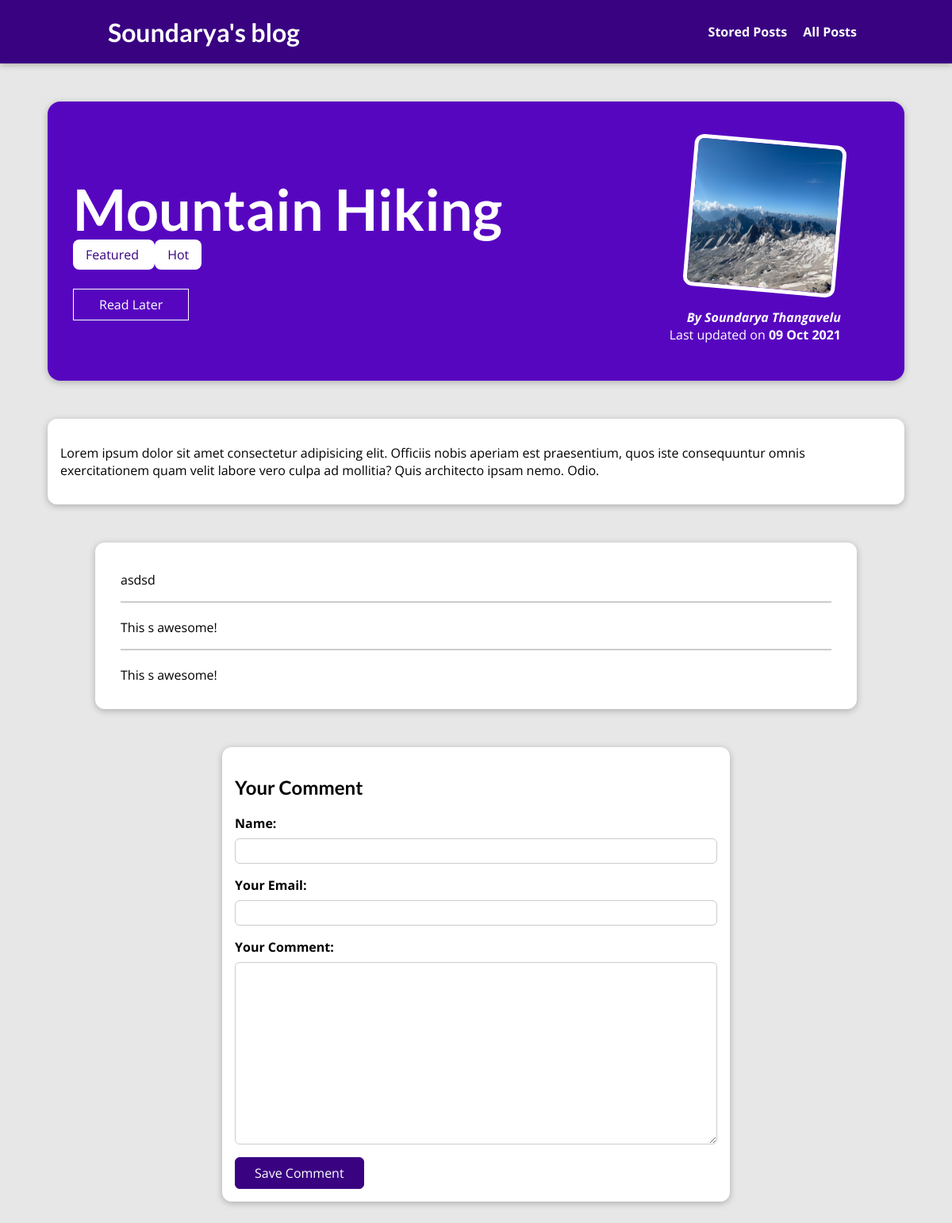
The page /posts/hike-in-the-mountains on the database its author committed.
### blog/models.py (models this page shows, shortened)
class Post(models.Model):
    title=models.CharField(max_length=150)
    excerpt=models.CharField(max_length=200)
    image_name=models.ImageField(upload_to="posts",null=True)
    date=models.DateField(auto_now=True)
    slug=models.SlugField(unique=True,db_index=True)
    content=models.TextField(validators=[MinLengthValidator(10)])
    author=models.ForeignKey(Author, on_delete=models.SET_NULL,null=True, related_name="posts")
    tags=models.ManyToManyField(Tag)

class Tag(models.Model):
    caption=models.CharField(max_length=20)

class Author(models.Model):
    first_name=models.CharField(max_length=100)
    last_name=models.CharField(max_length=100)
    email_address=models.EmailField()
    def full_name(self):
        return f"{self.first_name} {self.last_name}"
    def __str__(self):
        return self.full_name()

class Comment(models.Model):
    name=models.CharField(max_length=120)
    user_email=models.EmailField()
    text=models.TextField(max_length=400)
    post=models.ForeignKey(Post,on_delete=models.CASCADE,related_name="comments")

### blog/views.py (the view, shortened to what this page needs)
# urls.py: path("posts/<slug:slug>", views.post_detail.as_view(),name="post-detail-page"), #posts/my-first-post
class post_detail(View):
    def is_stored_post(self,request,post_id):
        stored_posts=request.session.get("stored_posts")
        if stored_posts is not None:
            is_saved_for_later=post_id in stored_posts
        else:
            is_saved_for_later=False
        return is_saved_for_later
    def get(self,request,slug):
        post=Post.objects.get(slug=slug)
        context={
            "post":post,
            "post_tags":post.tags.all(),
            "comment_form":CommentForm(),
            "comments":post.comments.all().order_by("-id"),
            "saved_for_later":self.is_stored_post(request,post.id)
        }
        return render(request,"blog/post-detail.html",context)

### blog/forms.py
class CommentForm(forms.ModelForm):
    class Meta:
        model=Comment
        exclude=["post"]
        labels={
            "user_name":"Your Name",
            "user_email":"Your Email",
            "text":"Your Comment"
        }

### blog/templates/blog/post-detail.html (shortened to what this page needs)
{% extends "base.html" %}
{% load static %}
{% block css_files %}
<link rel='stylesheet' href="{% static 'blog/post-detail.css' %}">
{% endblock %}
{% block content %}
<section id="summary">
<h2>{{post.title}}</h2>
<div>
    {% for tag in post_tags %}
    <span class="tag">{{ tag.caption }}
    </span>
    {% endfor %}
</div>
<div id="read-later">
    <form action="{% url 'read-later' %}" method="POST">
        <button>
       {% if saved_for_later %}
       Remove from "Read Later" List
       {% else %}
       Read Later
       {% endif %}
    </button>
</form>
</div>
<article>
    <img src="{{post.image_name.url}}" alt="{{post.title}}">
    <address>By <a href="mailto:{{post.author.email_address}}">{{post.author}}</a></address>
    <div> Last updated on <time>{{post.date|date:"d M Y"}}</time></div>
</article>
</section>
<main>
{{post.content|linebreaks}}
</main>
<section id="comments">
    <ul>
        {% for comment in comments%}
        <li>
            <p>{{comment.text|linebreaks}}</p>
        </li>
        {% endfor %}
    </ul>
</section>
<section id="comment-form">
    <h2>Your Comment</h2>
    <form action="{% url 'post-detail-page' post.slug %}" method="post">
        {% for form_field in comment_form %}
    <div class="form-control {% if form_field.errors %}invalid {% endif %}">
        {{ form_field.label_tag }}
        {{ form_field }}
    </div>
      {% endfor %}
     <button>Save Comment</button>
    </form>
</section>
{% endblock %}

### static/app.css (style rules this page uses)
* { box-sizing: border-box; }
html { font-family: 'Open Sans', 'Lato', sans-serif; }
body { margin: 0; }
h1, h2, h3 { font-family: 'Lato', sans-serif; font-weight: bold; }

### blog/static/blog/post-detail.css (style rules this page uses)
body { background-color: #e7e7e7; }
#summary { margin: 8rem auto 3rem auto; padding: 2rem; width: 90%; max-width: 90rem; border-radius: 16px; background-color: #5706c0; position: relative; box-shadow: 0 2px 8px rgba(0, 0, 0, 0.25); height: 22rem; }
#summary h2 { color: white; font-size: 4.5rem; margin-bottom: 0.25rem; }
#summary article { position: absolute; top: 2rem; right: 3rem; padding: 1rem 2rem; border-radius: 12px; text-align: right; color: white; }
#summary article img { width: 12rem; height: 12rem; border-radius: 12px; transform: rotateZ(5deg); border: 5px solid white; margin-bottom: 1rem; }
#summary address { font-weight: bold; }
#summary a { color: white; text-decoration: none; }
#summary time { font-weight: bold; }
#read-later { margin: 2rem 0; }
#read-later button { background-color: transparent; border: 1px solid white; padding: 0.5rem 2rem; font: inherit; color: white; cursor: pointer; }
main { width: 90%; max-width: 90rem; margin: 3rem auto; background-color: white; padding: 1rem; border-radius: 12px; box-shadow: 0 2px 8px rgba(0, 0, 0, 0.25); }
.tag { background-color: white; color: #390281; padding: 0.5rem 1rem; border-radius: 8px; }
#comment-form { margin: 3rem auto; width: 90%; max-width: 40rem; border-radius: 12px; background-color: white; box-shadow: 0 2px 8px rgba(0, 0, 0, 0.25); padding: 1rem; }
#comment-form button { font: inherit; background-color: #390281; color: white; border: 1px solid #390281; padding: 0.5rem 1.5rem; border-radius: 6px; cursor: pointer; }
.form-control { margin-bottom: 1rem; }
.form-control label { font-weight: bold; margin-bottom: 0.5rem; display: block; }
.form-control input, .form-control textarea { display: block; width: 100%; font: inherit; padding: 0.25rem; border-radius: 6px; border: 1px solid #ccc; }
#comments { margin: 3rem auto; width: 90%; max-width: 60rem; border-radius: 12px; background-color: white; box-shadow: 0 2px 8px rgba(0, 0, 0, 0.25); padding: 1rem 2rem; }
#comments ul { list-style: none; margin: 0; padding: 0; }
#comments li { margin-bottom: 1rem; border-bottom: 2px solid #ccc; }
#comments li:last-of-type { border-bottom: none; }

### rows shown on the page
Post: title "Mountain Hiking", image_name (picture), author "Soundarya Thangavelu", date "09 Oct 2021", content "Lorem ipsum dolor sit amet consectetur adipisicing elit. Officiis nobis aperiam est praesentium, quos iste consequuntur omnis exercitationem quam velit labore vero culpa ad mollitia? Quis architecto ipsam nemo. Odio."
Tag: caption "Featured"
Tag: caption "Hot"
Comment: text "asdsd"
Comment: text "This s awesome!"
Comment: text "This s awesome!"
